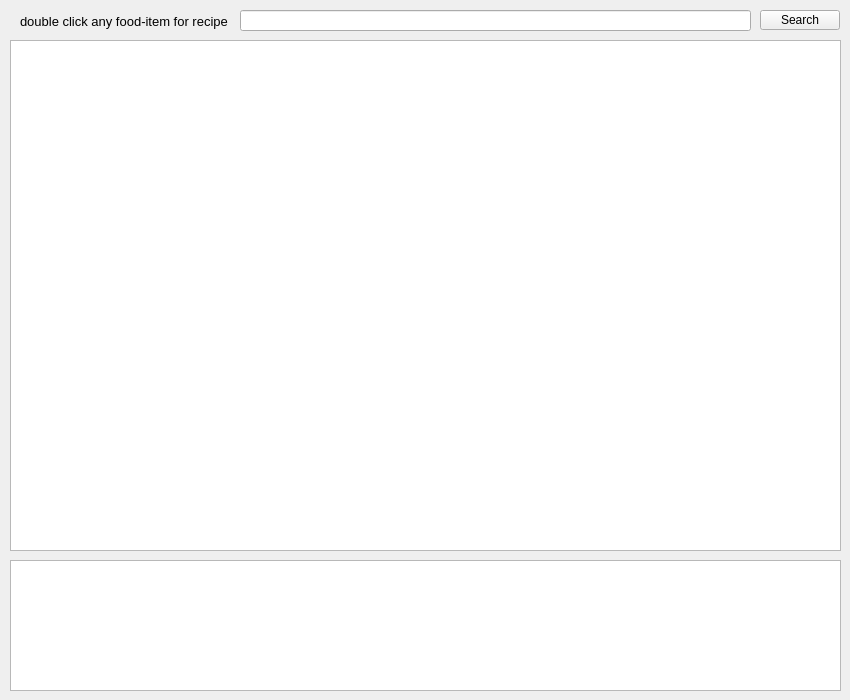
<?xml version="1.0" encoding="UTF-8"?>
<ui version="4.0">
 <class>MainWindow</class>
 <widget class="QMainWindow" name="MainWindow">
  <property name="geometry">
   <rect>
    <x>0</x>
    <y>0</y>
    <width>850</width>
    <height>700</height>
   </rect>
  </property>
  <property name="minimumSize">
   <size>
    <width>850</width>
    <height>700</height>
   </size>
  </property>
  <property name="maximumSize">
   <size>
    <width>850</width>
    <height>700</height>
   </size>
  </property>
  <property name="windowTitle">
   <string>Nutrient Info</string>
  </property>
  <widget class="QWidget" name="centralwidget">
   <widget class="QLabel" name="label">
    <property name="geometry">
     <rect>
      <x>20</x>
      <y>6</y>
      <width>221</width>
      <height>31</height>
     </rect>
    </property>
    <property name="font">
     <font>
      <pointsize>10</pointsize>
     </font>
    </property>
    <property name="text">
     <string>double click any food-item for recipe</string>
    </property>
    <property name="wordWrap">
     <bool>true</bool>
    </property>
   </widget>
   <widget class="QTableWidget" name="nutrient_table">
    <property name="geometry">
     <rect>
      <x>10</x>
      <y>40</y>
      <width>831</width>
      <height>511</height>
     </rect>
    </property>
    <property name="editTriggers">
     <set>QAbstractItemView::NoEditTriggers</set>
    </property>
    <property name="alternatingRowColors">
     <bool>false</bool>
    </property>
    <property name="selectionMode">
     <enum>QAbstractItemView::SingleSelection</enum>
    </property>
    <property name="selectionBehavior">
     <enum>QAbstractItemView::SelectRows</enum>
    </property>
    <attribute name="horizontalHeaderVisible">
     <bool>false</bool>
    </attribute>
    <attribute name="verticalHeaderVisible">
     <bool>false</bool>
    </attribute>
   </widget>
   <widget class="QLineEdit" name="search">
    <property name="geometry">
     <rect>
      <x>240</x>
      <y>10</y>
      <width>511</width>
      <height>21</height>
     </rect>
    </property>
   </widget>
   <widget class="QPushButton" name="search_button">
    <property name="geometry">
     <rect>
      <x>760</x>
      <y>10</y>
      <width>80</width>
      <height>20</height>
     </rect>
    </property>
    <property name="text">
     <string>Search</string>
    </property>
   </widget>
   <widget class="QTableWidget" name="search_results">
    <property name="geometry">
     <rect>
      <x>10</x>
      <y>560</y>
      <width>831</width>
      <height>131</height>
     </rect>
    </property>
    <property name="editTriggers">
     <set>QAbstractItemView::NoEditTriggers</set>
    </property>
    <property name="alternatingRowColors">
     <bool>false</bool>
    </property>
    <property name="selectionMode">
     <enum>QAbstractItemView::SingleSelection</enum>
    </property>
    <property name="selectionBehavior">
     <enum>QAbstractItemView::SelectRows</enum>
    </property>
    <attribute name="horizontalHeaderVisible">
     <bool>false</bool>
    </attribute>
    <attribute name="verticalHeaderVisible">
     <bool>false</bool>
    </attribute>
   </widget>
  </widget>
 </widget>
 <resources/>
 <connections/>
</ui>
